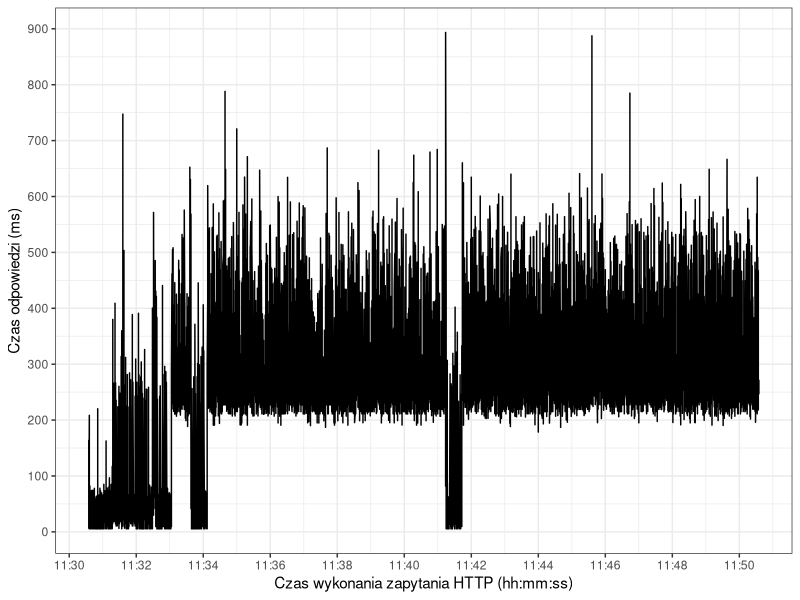

Write the R code that produced this figure.
library("ggplot2")
library("scales")

png(filename="aws-warmup-nodejs.png", width=640, height=480)

dat = read.csv("data.csv")
dat$timestamp = as.POSIXct(dat$timestamp, format = "%Y-%m-%dT%H:%M:%S")

ggplot(data=dat, aes(timestamp)) +
geom_line(aes(y = duration)) +
theme_bw() +
scale_x_datetime(labels = date_format("%H:%M"), breaks = pretty_breaks(n=10)) +
scale_y_continuous(breaks=pretty_breaks(n=10)) +
labs(x = "Czas wykonania zapytania HTTP (hh:mm:ss)", y = "Czas odpowiedzi (ms)")

